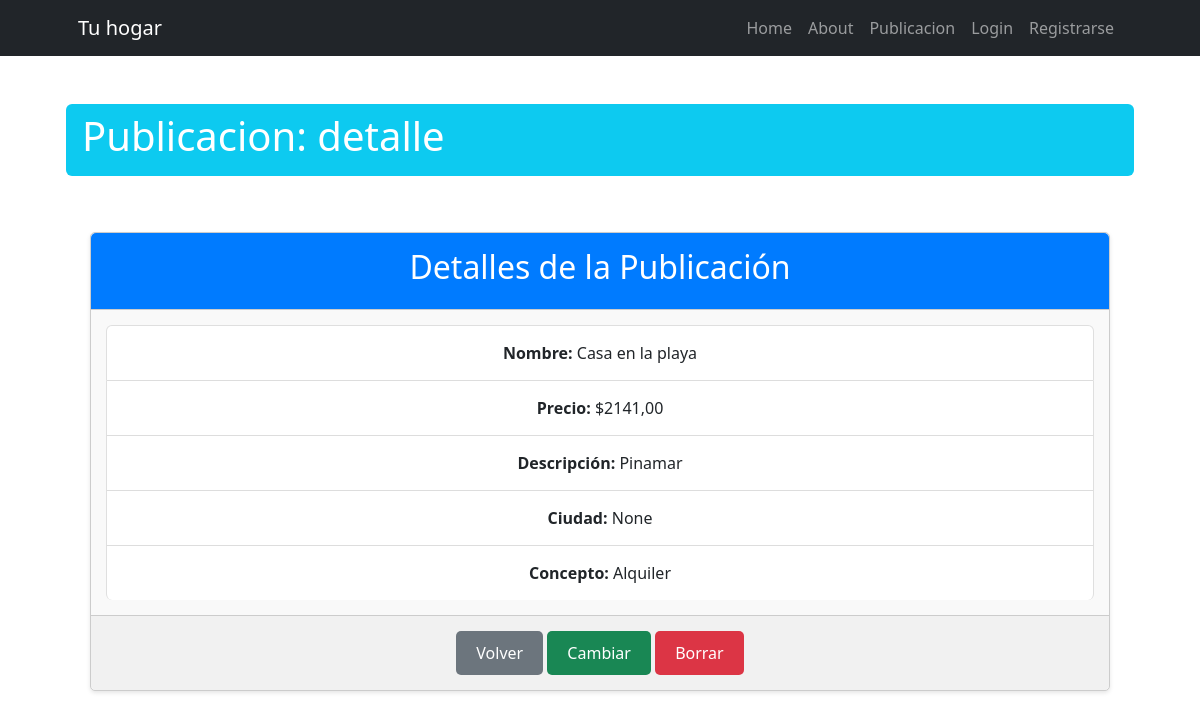
/publicacion/detail/10, run on an earlier commit of the app's database.
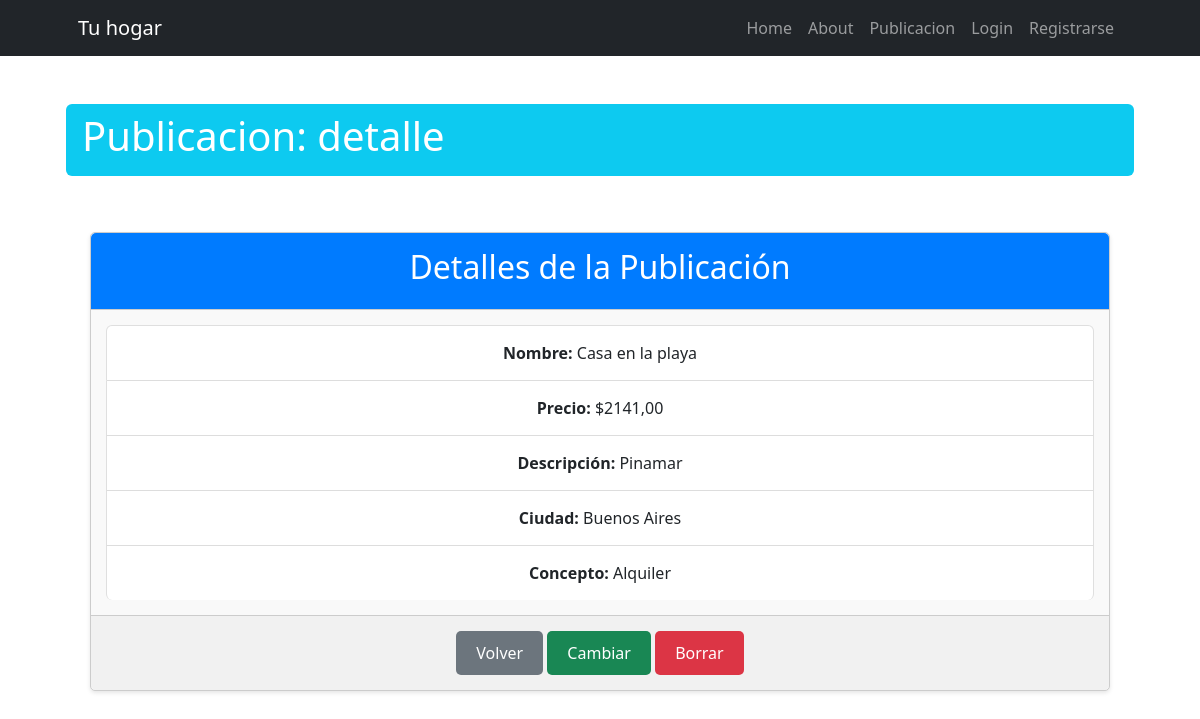
And on a later commit of the database.
### publicacion/models.py (models this page shows, shortened)
class Publicacion(models.Model):
    nombre = models.CharField(max_length=200)
    precio = models.DecimalField(max_digits=15, decimal_places=2)
    descripcion = models.CharField(max_length=600)
    ciudad = models.ForeignKey(Ciudad, on_delete=models.SET_NULL, null=True, blank=True)
    concepto = models.ForeignKey(Concepto, on_delete=models.SET_NULL, null=True, blank=True)
    class Meta:
        verbose_name = "Publicación"
        verbose_name_plural = "Publicaciones"

class Concepto(models.Model):
    concepto = models.CharField(max_length=200)
    def __str__(self) -> str:
        return self.concepto
    class Meta:
        verbose_name = "Concepto"
        verbose_name_plural = "Conceptos"

class Ciudad(models.Model):
    ciudad = models.CharField(max_length=200)
    pais = models.ForeignKey(Pais, on_delete=models.SET_NULL, null=True, blank=True, related_name='ciudades')
    def __str__(self) -> str:
        return self.ciudad
    class Meta:
        verbose_name = "Ciudad"
        verbose_name_plural = "Ciudades"

### publicacion/views.py (the view)
# urls.py: path("detail/<int:pk>", views.PublicacionDetail.as_view(), name="publicacion_detail"),
class PublicacionDetail(DetailView):
    model = models.Publicacion

### publicacion/templates/publicacion/publicacion_detail.html (shortened to what this page needs)
{% extends 'core/base.html' %}
{% block titulo %}
    Publicacion: detalle
{% endblock titulo %}
{% block contenido %}
    <div class="container mt-5">
        <div class="card">
            <div class="card-header">
                <h2>Detalles de la Publicación</h2>
            </div>
            <div class="card-body">
                <ul class="list-group">
                    <li class="list-group-item"><strong>Nombre:</strong> {{ object.nombre }}</li>
                    <li class="list-group-item"><strong>Precio:</strong> ${{ object.precio }}</li>
                    <li class="list-group-item"><strong>Descripción:</strong> {{ object.descripcion }}</li>
                    <li class="list-group-item"><strong>Ciudad:</strong> {{ object.ciudad }}</li>
                    <li class="list-group-item"><strong>Concepto:</strong> {{ object.concepto }}</li>
                </ul>
            </div>
            <div class="card-footer text-center">
                <a href="{% url 'publicacion:publicacion_list' %}" class="btn btn-secondary">Volver</a>
                <a class="btn btn-success btn-sm" href="{% url 'publicacion:publicacion_update' publicacion.id %}">Cambiar</a>
                <a class="btn btn-danger  btn-sm" href="{% url 'publicacion:publicacion_delete' publicacion.id %}">Borrar</a>
            </div>
        </div>
    </div>
{% endblock contenido %}

What changed in the data, as far as the page shows it:
changed Publicacion "Casa en la playa": ciudad "None" → "Buenos Aires"
